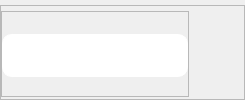
                  <widget class="QFrame" name="frame_5">
                   <property name="minimumSize">
                    <size>
                     <width>0</width>
                     <height>40</height>
                    </size>
                   </property>
                   <property name="styleSheet">
                    <string notr="true">margin-top:5px;</string>
                   </property>
                   <property name="frameShape">
                    <enum>QFrame::StyledPanel</enum>
                   </property>
                   <property name="frameShadow">
                    <enum>QFrame::Raised</enum>
                   </property>
                   <layout class="QHBoxLayout" name="horizontalLayout_6">
                    <property name="spacing">
                     <number>0</number>
                    </property>
                    <property name="leftMargin">
                     <number>0</number>
                    </property>
                    <property name="topMargin">
                     <number>0</number>
                    </property>
                    <property name="rightMargin">
                     <number>0</number>
                    </property>
                    <property name="bottomMargin">
                     <number>0</number>
                    </property>
                    <item>
                     <widget class="QFrame" name="frame_6">
                      <property name="sizePolicy">
                       <sizepolicy hsizetype="Expanding" vsizetype="Expanding">
                        <horstretch>0</horstretch>
                        <verstretch>0</verstretch>
                       </sizepolicy>
                      </property>
                      <property name="minimumSize">
                       <size>
                        <width>0</width>
                        <height>40</height>
                       </size>
                      </property>
                      <property name="styleSheet">
                       <string notr="true">margin-bottom:2px;</string>
                      </property>
                      <property name="frameShape">
                       <enum>QFrame::StyledPanel</enum>
                      </property>
                      <property name="frameShadow">
                       <enum>QFrame::Raised</enum>
                      </property>
                      <layout class="QVBoxLayout" name="verticalLayout_32">
                       <property name="spacing">
                        <number>0</number>
                       </property>
                       <property name="leftMargin">
                        <number>0</number>
                       </property>
                       <property name="topMargin">
                        <number>0</number>
                       </property>
                       <property name="rightMargin">
                        <number>0</number>
                       </property>
                       <property name="bottomMargin">
                        <number>0</number>
                       </property>
                       <item>
                        <widget class="QLineEdit" name="sendTextField">
                         <property name="minimumSize">
                          <size>
                           <width>0</width>
                           <height>50</height>
                          </size>
                         </property>
                         <property name="font">
                          <font>
                           <pointsize>14</pointsize>
                          </font>
                         </property>
                         <property name="styleSheet">
                          <string notr="true">QLineEdit{
 border:1px solid white;
 border-radius:10px;
 Padding:5px;
color:#fff;
}</string>
                         </property>
                         <property name="placeholderText">
                          <string>Ask ALITA anything</string>
                         </property>
                        </widget>
                       </item>
                      </layout>
                     </widget>
                    </item>
                    <item alignment="Qt::AlignRight">
                     <widget class="QFrame" name="frame_25">
                      <property name="minimumSize">
                       <size>
                        <width>40</width>
                        <height>40</height>
                       </size>
                      </property>
                      <property name="maximumSize">
                       <size>
                        <width>55</width>
                        <height>52</height>
                       </size>
                      </property>
                      <property name="styleSheet">
                       <string notr="true">margin-left:4px;
margin-right:4px;
border-radius:12px;</string>
                      </property>
                      <property name="frameShape">
                       <enum>QFrame::StyledPanel</enum>
                      </property>
                      <property name="frameShadow">
                       <enum>QFrame::Raised</enum>
                      </property>
                      <layout class="QVBoxLayout" name="verticalLayout_31">
                       <property name="spacing">
                        <number>0</number>
                       </property>
                       <property name="leftMargin">
                        <number>0</number>
                       </property>
                       <property name="topMargin">
                        <number>0</number>
                       </property>
                       <property name="rightMargin">
                        <number>0</number>
                       </property>
                       <property name="bottomMargin">
                        <number>0</number>
                       </property>
                       <item>
                        <widget class="QPushButton" name="MicBtn">
                         <property name="font">
                          <font>
                           <pointsize>12</pointsize>
                          </font>
                         </property>
                         <property name="styleSheet">
                          <string notr="true">padding:2px;
margin-bottom:2px;

</string>
                         </property>
                         <property name="text">
                          <string/>
                         </property>
                         <property name="icon">
                          <iconset resource="iconLogos.qrc">
                           <normaloff>:/iconLogos/icons/mic.svg</normaloff>:/iconLogos/icons/mic.svg</iconset>
                         </property>
                         <property name="iconSize">
                          <size>
                           <width>38</width>
                           <height>38</height>
                          </size>
                         </property>
                        </widget>
                       </item>
                      </layout>
                     </widget>
                    </item>
                   </layout>
                  </widget>
